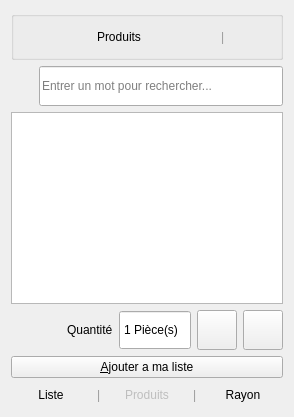
      <widget class="QWidget" name="page_Produit">
       <layout class="QGridLayout" name="gridLayout_2">
        <item row="3" column="3">
         <widget class="QSpinBox" name="spinBoxProduitsQuantite">
          <property name="enabled">
           <bool>true</bool>
          </property>
          <property name="minimumSize">
           <size>
            <width>0</width>
            <height>40</height>
           </size>
          </property>
          <property name="mouseTracking">
           <bool>false</bool>
          </property>
          <property name="acceptDrops">
           <bool>false</bool>
          </property>
          <property name="toolTip">
           <string>&lt;html&gt;&lt;head/&gt;&lt;body&gt;&lt;p&gt;&lt;br/&gt;&lt;/p&gt;&lt;/body&gt;&lt;/html&gt;</string>
          </property>
          <property name="styleSheet">
           <string notr="true">image: url(:/images/ajouter-vert-plus-icone-9549-48.png);</string>
          </property>
          <property name="wrapping">
           <bool>false</bool>
          </property>
          <property name="frame">
           <bool>true</bool>
          </property>
          <property name="alignment">
           <set>Qt::AlignLeading|Qt::AlignLeft|Qt::AlignVCenter</set>
          </property>
          <property name="readOnly">
           <bool>false</bool>
          </property>
          <property name="buttonSymbols">
           <enum>QAbstractSpinBox::NoButtons</enum>
          </property>
          <property name="accelerated">
           <bool>false</bool>
          </property>
          <property name="correctionMode">
           <enum>QAbstractSpinBox::CorrectToPreviousValue</enum>
          </property>
          <property name="keyboardTracking">
           <bool>true</bool>
          </property>
          <property name="suffix">
           <string> Pièce(s)</string>
          </property>
          <property name="prefix">
           <string/>
          </property>
          <property name="minimum">
           <number>1</number>
          </property>
          <property name="maximum">
           <number>99</number>
          </property>
         </widget>
        </item>
        <item row="3" column="2" alignment="Qt::AlignRight">
         <widget class="QLabel" name="label_7">
          <property name="text">
           <string>Quantité</string>
          </property>
         </widget>
        </item>
        <item row="0" column="0" colspan="6">
         <widget class="QGroupBox" name="groupBox_13">
          <property name="title">
           <string/>
          </property>
          <layout class="QGridLayout" name="gridLayout_23">
           <item row="1" column="4">
            <widget class="QPushButton" name="pushButtonProduitPlus">
             <property name="text">
              <string/>
             </property>
             <property name="icon">
              <iconset resource="images.qrc">
               <normaloff>:/images/edit48.png</normaloff>:/images/edit48.png</iconset>
             </property>
             <property name="iconSize">
              <size>
               <width>48</width>
               <height>48</height>
              </size>
             </property>
             <property name="flat">
              <bool>true</bool>
             </property>
            </widget>
           </item>
           <item row="1" column="2">
            <spacer name="horizontalSpacer_18">
             <property name="orientation">
              <enum>Qt::Horizontal</enum>
             </property>
             <property name="sizeHint" stdset="0">
              <size>
               <width>40</width>
               <height>20</height>
              </size>
             </property>
            </spacer>
           </item>
           <item row="1" column="1">
            <widget class="QLabel" name="label_13">
             <property name="styleSheet">
              <string notr="true">font: 75 15pt &quot;DejaVu Sans&quot;;</string>
             </property>
             <property name="text">
              <string>Produits</string>
             </property>
            </widget>
           </item>
           <item row="1" column="0">
            <spacer name="horizontalSpacer_17">
             <property name="orientation">
              <enum>Qt::Horizontal</enum>
             </property>
             <property name="sizeHint" stdset="0">
              <size>
               <width>40</width>
               <height>20</height>
              </size>
             </property>
            </spacer>
           </item>
           <item row="1" column="3">
            <widget class="QLabel" name="label_24">
             <property name="maximumSize">
              <size>
               <width>10</width>
               <height>16777215</height>
              </size>
             </property>
             <property name="styleSheet">
              <string notr="true">font: 30pt &quot;Sans Serif&quot;;
color:rgb(154, 154, 154)</string>
             </property>
             <property name="text">
              <string>|</string>
             </property>
            </widget>
           </item>
          </layout>
         </widget>
        </item>
        <item row="1" column="0" alignment="Qt::AlignRight">
         <widget class="QLabel" name="label_10">
          <property name="text">
           <string/>
          </property>
          <property name="pixmap">
           <pixmap resource="images.qrc">:/images/search.png</pixmap>
          </property>
         </widget>
        </item>
        <item row="1" column="1" colspan="5">
         <widget class="QLineEdit" name="lineEditProduitRecherche">
          <property name="minimumSize">
           <size>
            <width>0</width>
            <height>40</height>
           </size>
          </property>
          <property name="placeholderText">
           <string>Entrer un mot pour rechercher...</string>
          </property>
         </widget>
        </item>
        <item row="3" column="4">
         <widget class="QPushButton" name="pushButtonQuantitePlus">
          <property name="minimumSize">
           <size>
            <width>0</width>
            <height>40</height>
           </size>
          </property>
          <property name="text">
           <string/>
          </property>
          <property name="icon">
           <iconset resource="images.qrc">
            <normaloff>:/images/ajouter-vert-plus-icone-9549-48.png</normaloff>:/images/ajouter-vert-plus-icone-9549-48.png</iconset>
          </property>
          <property name="iconSize">
           <size>
            <width>50</width>
            <height>25</height>
           </size>
          </property>
         </widget>
        </item>
        <item row="5" column="0" colspan="6">
         <widget class="QPushButton" name="pushButtonProduitAjouterAMaListe">
          <property name="text">
           <string>&amp;Ajouter a ma liste</string>
          </property>
          <property name="icon">
           <iconset resource="images.qrc">
            <normaloff>:/images/ajouter-ecommerce-panier-boutique-en-ligne-icone-6203-96.png</normaloff>:/images/ajouter-ecommerce-panier-boutique-en-ligne-icone-6203-96.png</iconset>
          </property>
          <property name="iconSize">
           <size>
            <width>50</width>
            <height>50</height>
           </size>
          </property>
         </widget>
        </item>
        <item row="2" column="0" colspan="6">
         <widget class="QListWidget" name="listWidgetProduit">
          <property name="styleSheet">
           <string notr="true">font: 14pt &quot;Sans Serif&quot;;</string>
          </property>
          <property name="verticalScrollBarPolicy">
           <enum>Qt::ScrollBarAsNeeded</enum>
          </property>
          <property name="horizontalScrollBarPolicy">
           <enum>Qt::ScrollBarAsNeeded</enum>
          </property>
          <property name="autoScrollMargin">
           <number>50</number>
          </property>
          <property name="alternatingRowColors">
           <bool>true</bool>
          </property>
          <property name="textElideMode">
           <enum>Qt::ElideRight</enum>
          </property>
          <property name="verticalScrollMode">
           <enum>QAbstractItemView::ScrollPerItem</enum>
          </property>
          <property name="movement">
           <enum>QListView::Static</enum>
          </property>
          <property name="flow">
           <enum>QListView::TopToBottom</enum>
          </property>
         </widget>
        </item>
        <item row="6" column="0" colspan="6">
         <layout class="QHBoxLayout" name="horizontalLayout">
          <item>
           <widget class="QPushButton" name="pushButtonProduitListe">
            <property name="enabled">
             <bool>true</bool>
            </property>
            <property name="text">
             <string>Liste</string>
            </property>
            <property name="icon">
             <iconset resource="images.qrc">
              <normaloff>:/images/checklist48.png</normaloff>:/images/checklist48.png</iconset>
            </property>
            <property name="iconSize">
             <size>
              <width>48</width>
              <height>48</height>
             </size>
            </property>
            <property name="flat">
             <bool>true</bool>
            </property>
           </widget>
          </item>
          <item>
           <widget class="QLabel" name="label_3">
            <property name="maximumSize">
             <size>
              <width>10</width>
              <height>16777215</height>
             </size>
            </property>
            <property name="styleSheet">
             <string notr="true">font: 30pt &quot;Sans Serif&quot;;
color:rgb(154, 154, 154)</string>
            </property>
            <property name="text">
             <string>|</string>
            </property>
           </widget>
          </item>
          <item>
           <widget class="QPushButton" name="pushButtonProduitProduit">
            <property name="enabled">
             <bool>false</bool>
            </property>
            <property name="text">
             <string>Produits</string>
            </property>
            <property name="icon">
             <iconset resource="images.qrc">
              <normaloff>:/images/french_fries_48.png</normaloff>:/images/french_fries_48.png</iconset>
            </property>
            <property name="iconSize">
             <size>
              <width>48</width>
              <height>48</height>
             </size>
            </property>
            <property name="autoDefault">
             <bool>false</bool>
            </property>
            <property name="default">
             <bool>false</bool>
            </property>
            <property name="flat">
             <bool>true</bool>
            </property>
           </widget>
          </item>
          <item>
           <widget class="QLabel" name="label_4">
            <property name="maximumSize">
             <size>
              <width>10</width>
              <height>16777215</height>
             </size>
            </property>
            <property name="styleSheet">
             <string notr="true">font: 30pt &quot;Sans Serif&quot;;
color:rgb(154, 154, 154)</string>
            </property>
            <property name="text">
             <string>|</string>
            </property>
           </widget>
          </item>
          <item>
           <widget class="QPushButton" name="pushButtonProduitRayon">
            <property name="text">
             <string>Rayon</string>
            </property>
            <property name="icon">
             <iconset resource="images.qrc">
              <normaloff>:/images/bulbgrey-emplacement-code-pin-icone-3656-128.png</normaloff>:/images/bulbgrey-emplacement-code-pin-icone-3656-128.png</iconset>
            </property>
            <property name="iconSize">
             <size>
              <width>48</width>
              <height>48</height>
             </size>
            </property>
            <property name="flat">
             <bool>true</bool>
            </property>
           </widget>
          </item>
         </layout>
        </item>
        <item row="3" column="5">
         <widget class="QPushButton" name="pushButtonQuantiteMoins">
          <property name="minimumSize">
           <size>
            <width>0</width>
            <height>40</height>
           </size>
          </property>
          <property name="text">
           <string/>
          </property>
          <property name="icon">
           <iconset resource="images.qrc">
            <normaloff>:/images/moins-rouge-enlevez-icone-8984-48.png</normaloff>:/images/moins-rouge-enlevez-icone-8984-48.png</iconset>
          </property>
          <property name="iconSize">
           <size>
            <width>50</width>
            <height>25</height>
           </size>
          </property>
         </widget>
        </item>
       </layout>
      </widget>
